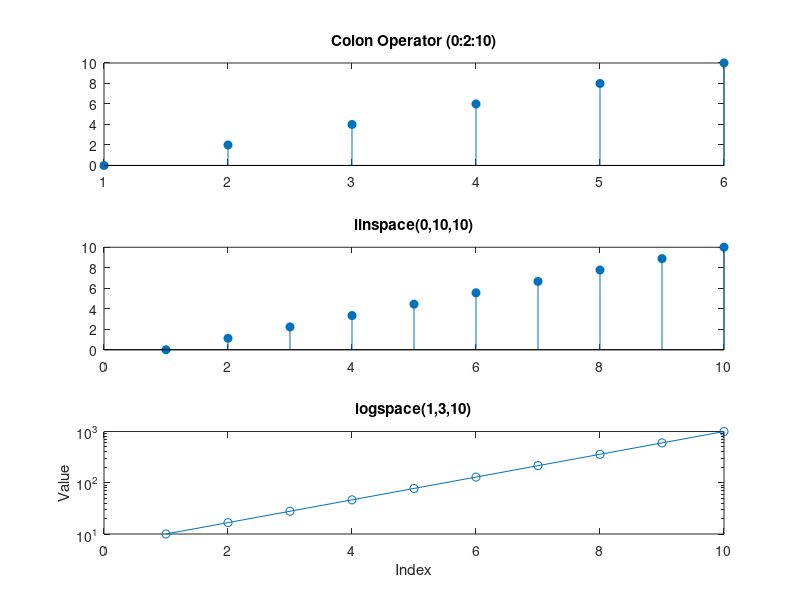

Write the MATLAB code that produced this figure.

v1 = 0:2:10;
disp('Colon operator (0:2:10):'); disp(v1);

v2 = linspace(0, 10, 10);
disp('linspace(0,10,10):'); disp(v2);

v3 = logspace(1, 3, 10);
disp('logspace(1,3,10):'); disp(v3);

figure;
subplot(3,1,1);
stem(v1, 'filled'); title('Colon Operator (0:2:10)');

subplot(3,1,2);
stem(v2, 'filled'); title('linspace(0,10,10)');

subplot(3,1,3);
semilogy(v3, 'o-'); title('logspace(1,3,10)');
xlabel('Index'); ylabel('Value');